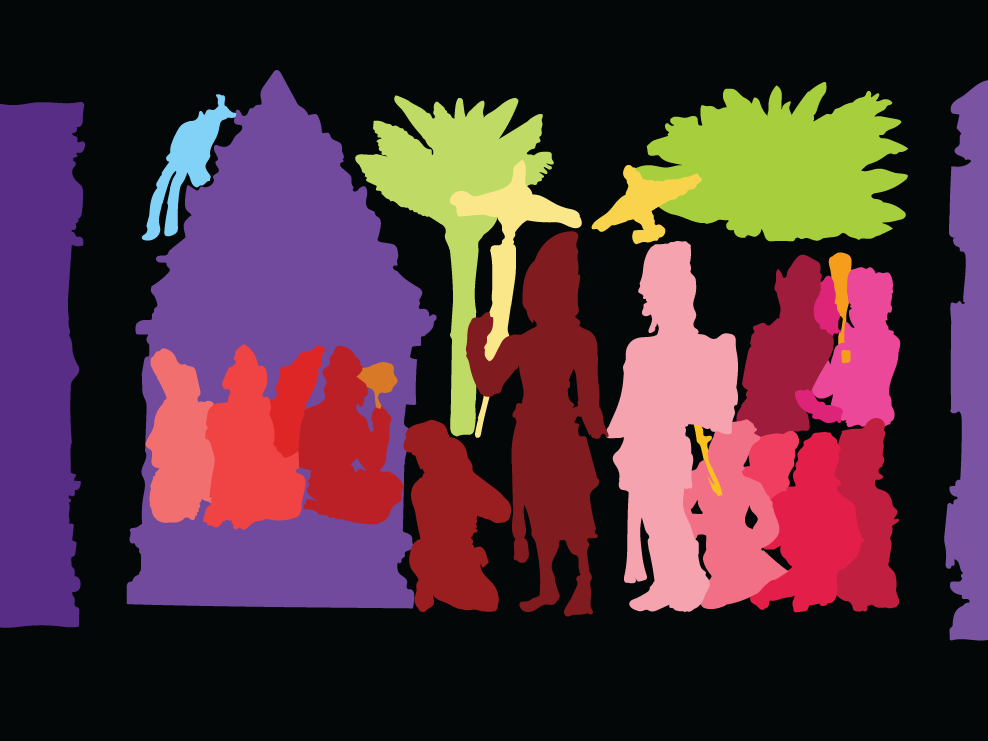
//> input picture P8151391-01.png, 3951 x 2963 px (shown at 1/4 size)
$ ./hoe   (built with g++ and OpenCV 4)
//> lines starting //> are read from the running program, lines starting //| are printed output that depends on the picture; after the words box and inside, x2 and y2 are one past the last pixel; in counts of white or black regions, pixels touching at a corner belong together
#include <opencv2/core.hpp>
#include <opencv2/imgproc.hpp>
#include <opencv2/opencv.hpp>

using namespace cv;
using namespace std;

void saveToXML(cv::Mat &_image_in){
	FileStorage fs;
	// FileStorage fs("CamModel.xml", FileStorage::WRITE);
	// if (!fs.isOpened()){
		fs.open("Table_warna.xml", FileStorage::WRITE);
		fs << "Table_warna" << _image_in;
		fs.release();
	// }
}

int main(void) {

	Mat image = imread("P8151391-01.png", 1);
//> image is the input picture: 2963 rows x 3951 cols, CV_8UC3; mean B, G, R 58.5, 49.4, 81.1
	resize(image, image, cv::Size(320,240));
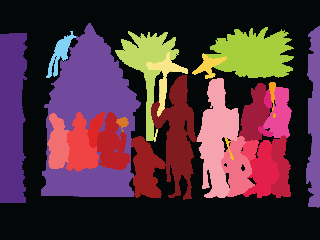
//> image: 240 rows x 320 cols, CV_8UC3; mean B, G, R 58.6, 49.5, 81.1
	// cvtColor(image, image, COLOR_RGB2BGR);

	int count = 1;

	while (true)
	{

		// imshow("image", image);

		int num_cols = image.cols;
//> num_cols = 320
		int num_rows = image.rows;
//> num_rows = 240
		int red, green, blue;

		for(int i = 0; i < num_rows; i++){
			cv::Vec3b* out_segment_ptr = image.ptr<cv::Vec3b>(i);
			for(int j = 0; j < num_cols; j++){
				red = int(out_segment_ptr[j][0]);
				green = int(out_segment_ptr[j][1]);
				blue = int(out_segment_ptr[j][2]);
// 157 73 113
// 133 45 87
				if(red == 157 && green == 73 && blue == 113){
					// cout << "Oke";
					out_segment_ptr[j][0] = 255;
					out_segment_ptr[j][1] = 255;
					out_segment_ptr[j][2] = 255;
				}

			}
		}
//> this loop made 240 passes
//> (red, green, blue) on passes 1 to 3: (7, 7, 4), (7, 7, 4), (7, 7, 4)
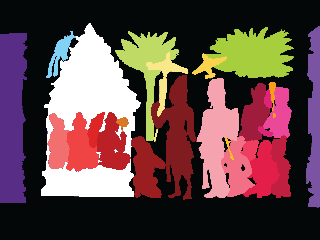
//> image: 240 rows x 320 cols, CV_8UC3; 10.98% of pixels changed, all inside (x1, y1, x2, y2) = (41, 23, 141, 197)
//> after the loop, red = 7; green = 7; blue = 4

		// saveToXML(image);

		// imwrite("boyGray.jpg", image);

		imshow("Grayscale image", image);
		if(waitKey(30)==27){
//> the Esc key is pressed
			break;
		}
	}
	return 0;
}
